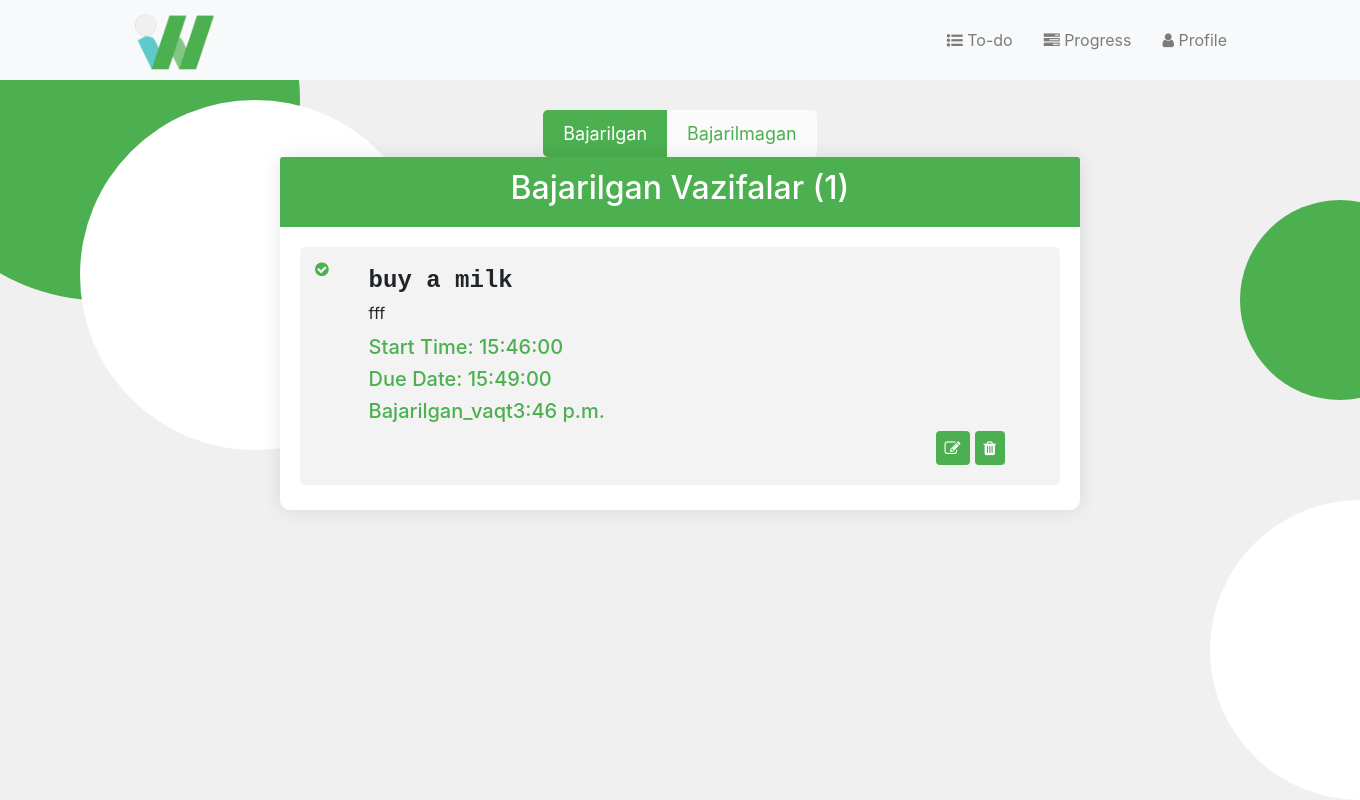
The app's page /bajarilganVazifalar/13/ (signed in) with its own data.
### to_do_list/models.py (models this page shows, shortened)
class VazifaModel(models.Model):
    foydalanuvchi = models.ForeignKey(User, on_delete=models.CASCADE, null=True, blank=True)
    sarlavha = models.CharField(verbose_name="vazifa", max_length=200)
    tuliq_malumot = models.TextField()
    boshlanish_vaqti = models.TimeField(null=True, blank=True)
    tugatish_muddati = models.TimeField(null=True, blank=True)
    bajarilgan_date = models.ForeignKey(DateBajarildiModel, on_delete=models.CASCADE, null=True, blank=True)
    bajarilgan_vaqt =  models.TimeField(null=True, blank=True)
    bajarildi = models.BooleanField(default=False)

### to_do_list/views.py (the view)
# urls.py: path("bajarilganVazifalar/<int:idMe>/", views.bajarilganVazifalar, name='bajarilganVazifalar'),
def bajarilganVazifalar(request, idMe):
    suralgan_date = get_object_or_404(DateBajarildiModel, id=idMe)
    bajarilgan = VazifaModel.objects.filter(
        bajarilgan_date=suralgan_date,
        foydalanuvchi=request.user,
        bajarildi=True).values()
    return render(request, "to_do_list/filteredHistoryVazifalar.html", {"bajarilgan": bajarilgan, 'idMe': idMe, 'len_bajarilgan': len(bajarilgan)})

### to_do_list/templates/to_do_list/filteredHistoryVazifalar.html (shortened to what this page needs)
{% extends 'to_do_list/layout.html' %}
{% block head %}
    {% load static %}
    <link rel="stylesheet" href="{% static 'to_do_list/filterHistory.css' %}">
{% endblock %}
{% block content %}
    <div class="done_undone">
        <a href="{% url 'bajarilganVazifalar' idMe %}">Bajarilgan </a>
        <a href="{% url 'unBajarilganVazifalar' idMe %}">Bajarilmagan </a>
    </div>
    <div class="container">
        <div class="row justify-content-center">
            <div class="card">
                {% if bajarilgan %}
                <div class="card-header">
                    <h2>Bajarilgan Vazifalar ({{len_bajarilgan}})</h2>
                </div>
                {% endif %}
                <div class="card-body">
                    <div class="task-list">
                        {% for i in bajarilgan %}
                        <div class="item">
                            <div class="check check-green">
                                <i class="fa fa-check-circle"></i>
                            </div>
                            <div class="task-item">
                                <h1><strong>{{ i.sarlavha }}</strong></h1>
                                <p>{{ i.tuliq_malumot }}</p>
                                <h5>Start Time: {{ i.boshlanish_vaqti|time:"H:i:s" }}</h5>
                                <h5>Due Date: {{ i.tugatish_muddati|time:"H:i:s" }}</h5>
                                <h5>Bajarilgan_vaqt{{ i.bajarilgan_vaqt }}</h5>
                                <div class="edit_del">
                                    <form action="{% url 'updateVazifa' i.id %}">
                                        <button class="btn"><i class="fa fa-edit"></i></button>
                                    </form>
                                    <form action="{% url 'deleteVazifa' i.id %}" method="post">
                                        <button type="submit" class="btn del"><i class="fa fa-trash"></i></button>
                                    </form>
                                </div>
                            </div>
                        </div>
                        {% endfor %}
                    </div>
                </div>
            </div>
        </div>
    </div>
{% endblock %}

### to_do_list/static/to_do_list/filterHistory.css (style rules this page uses)
.done_undone { display: flex; justify-content: center; align-items: flex-end; margin-top: 10px; }
.done_undone a { color: #fff; text-decoration: none; padding: 10px 20px; font-size: 18px; transition: background-color 0.3s; }
.done_undone a:first-child { background-color: #4caf50; border-top-left-radius: 5px; border-bottom-left-radius: 5px; }
.done_undone a:last-child { background-color: #fafbfa; border-top-right-radius: 5px; border-bottom-right-radius: 5px; color: #4caf50; }
.check-green { color: #4caf50; }
body { background-color: #f0f0f0; padding: 20px; }
.card { max-width: 800px; width: 800px; margin: 0 auto; border: none; border-radius: 10px; background-color: #fff; box-shadow: 0 0 20px rgba(0, 0, 0, 0.1); }
.card-header { background-color: #4caf50; color: #fff; text-align: center; font-weight: bold; border-bottom: none; border-top-left-radius: 10px; border-top-right-radius: 10px; }
.item { display: flex; padding: 10px; padding-left: 15px; margin-bottom: 5px; background-color: #f0f0f0ce; border-radius: 5px; }
.task-list { display:flex-box; }
.task-item { border-bottom: 3px solid #eee; padding: 10px; width: 90%; box-sizing: border-box; margin: 0 auto; }
.task-item:last-child { border-bottom: none; }
.task-item h1 { font-size: 24px; margin-bottom: 5px; font-family: 'Courier New', Courier, monospace; }
.task-item p { font-size: 16px; margin-bottom: 10px; }
.task-item h5 { color: #4caf50; }
.edit_del { display: flex; padding-right: 0%; padding-left: auto; justify-content: end; align-items: end; }
.btn { background-color: #4caf50; border: none; color: white; padding: 5px 9px; font-size: 16px; cursor: pointer; display: block; margin-right: 5px; }

### records on screen
VazifaModel: sarlavha "buy a milk", tuliq_malumot "fff", boshlanish_vaqti "15:46:00", tugatish_muddati "15:49:00", bajarilgan_vaqt "3:46 p.m."

### other values on screen
{{ len_bajarilgan }} "1"
